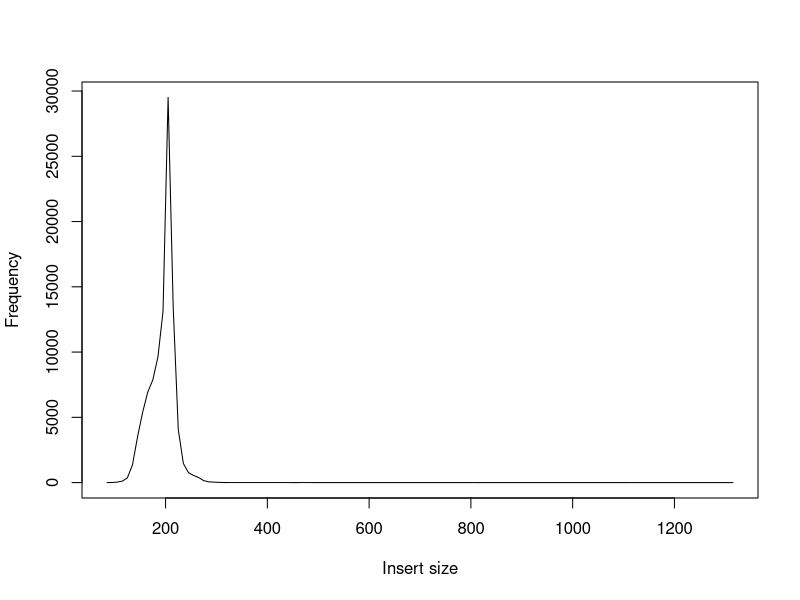

Recreate this plot in R.
x = c(85,95,105,115,125,135,145,155,165,175,185,195,205,215,225,235,245,255,265,275,285,295,305,315,325,335,345,355,365,375,385,395,405,415,425,435,445,450,465,475,485,495,510,525,540,555,570,585,600,615,630,645,660,675,690,705,720,735,750,765,780,795,805,820,835,850,865,880,895,910,925,940,955,970,985,1000,1015,1030,1045,1060,1075,1090,1105,1115,1130,1145,1160,1175,1190,1205,1220,1235,1250,1265,1280,1295,1315)
y = c(1,5,38,111,363,1359,3515,5395,6931,7873,9624,13112,29512,13459,4054,1463,756,545,387,150,56,36,18,6,2,3,1,3,3,1,3,3,1,1,3,1,1,0,1,1,1,0,0,0,0,0,0,0,0,0,0,0,0,0,0,0,0,0,0,0,0,0,1,0,0,0,0,0,0,0,0,0,0,0,0,0,0,0,0,0,0,0,0,1,0,0,0,0,0,0,0,0,0,0,0,0,1)
pdf("00.Sample/insert.in.pdf")
plot(x, y, xlab="Insert size", ylab="Frequency", type="l")
dev.off()
